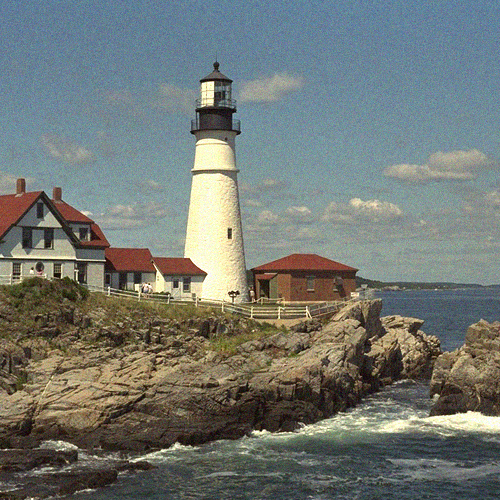
%> input picture images/denoise/Kodak24/20.png, 500 x 500 px
$ octave run.m   (GNU Octave 9; MATLAB toolbox functions it lacks are replaced by stand-ins)
%> lines starting %> are read from the running program, lines starting %| are printed output that depends on the picture
clc;
clear all;

noise_image = imread("../images/denoise/Kodak24/20.png");
%> noise_image is the input picture: size 500x500x3 uint8; mean R, G, B 114.2, 120.2, 115.2
noise_image = rgb2gray(noise_image);
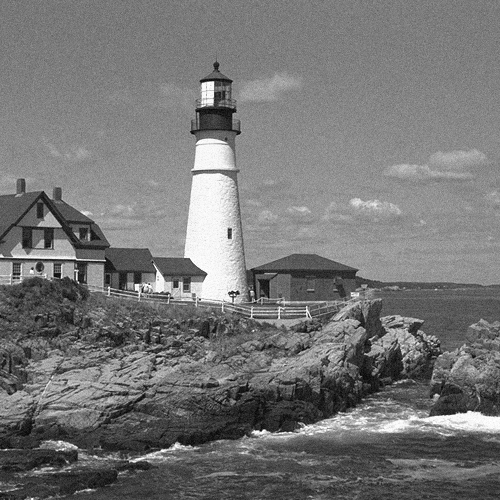
%> noise_image: size 500x500 uint8; min 1, max 255, mean 117.8
% noise_image = imresize(noise_image, [128, 128]);

denoised_result = NLmeans(noise_image, 2, 5, 10);
% [7 lines not run here, left out]
function DenoisedImg=NLmeans(I,ds,Ds,h)
%> called with ds = 2, Ds = 5, h = 10

I=double(I);
[m,n]=size(I);
%> m = 500; n = 500
DenoisedImg=zeros(m,n);
PaddedImg = padarray(I,[ds,ds],'symmetric','both');
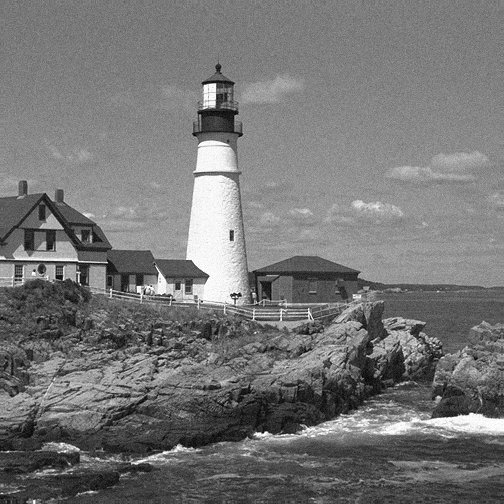
%> PaddedImg: size 504x504 double; min 1, max 255, mean 117.6
%> the run ends on the next line
kernel=ones(2*ds+1,2*ds+1);

kernel=kernel./((2*ds+1)*(2*ds+1));

h2=h*h;
for i=1:m
    for j=1:n
        i1=i+ds;
        j1=j+ds;
        W1=PaddedImg(i1-ds:i1+ds,j1-ds:j1+ds);
        wmax=0;
        average=0;
        sweight=0;
        %
        rmin = max(i1-Ds,ds+1);
        rmax = min(i1+Ds,m+ds);
        smin = max(j1-Ds,ds+1);
        smax = min(j1+Ds,n+ds);
        for r=rmin:rmax
            for s=smin:smax
                if(r==i1&&s==j1)
                continue;
                end
                W2=PaddedImg(r-ds:r+ds,s-ds:s+ds);
                Dist2=sum(sum(kernel.*(W1-W2).*(W1-W2)));
                w=exp(-Dist2/h2);
                if(w>wmax)
                    wmax=w;
                end
                sweight=sweight+w;
                average=average+w*PaddedImg(r,s);
            end
        end
        average=average+wmax*PaddedImg(i1,j1);
        sweight=sweight+wmax;
        DenoisedImg(i,j)=average/sweight;
    end
end

end
